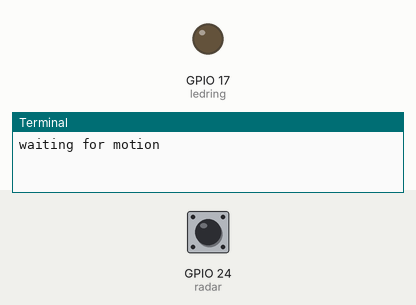
This program was run on a simulated Raspberry Pi (BCM pin numbers). Parts: output pins drawn as LEDs (lit = HIGH), the last lines printed to the terminal. The inputs (shaded band) are chosen by the test bench; at power-on: GPIO 24 (radar) LOW. The clock reads 2024-03-15 10:24:30 at power-on unless the program sets it.

Above: at 1.2 s.
1.3 s: GPIO 24 (radar) pulled HIGH for 0.15 s
At 1.9 s:
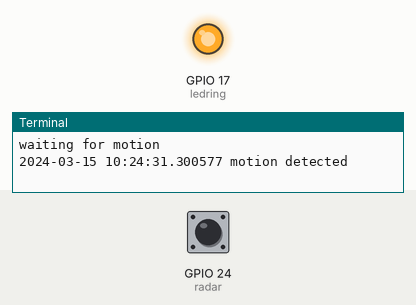
4.4 s: GPIO 24 (radar) pulled HIGH for 3.2 s
At 11.9 s:
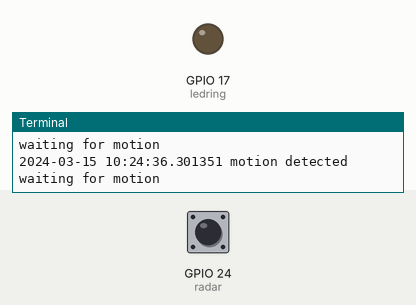
Timing chart, 0 to 13.4 s (numbered marks = the images above; inputs shaded):
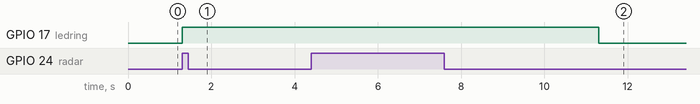

The program:

radartest.py
```python
from gpiozero import MotionSensor
from time import sleep
from gpiozero import OutputDevice
import datetime

radar = MotionSensor(24,pull_up=False)
ledring = OutputDevice(17)

def getTime():
    return datetime.datetime.now().strftime('%Y-%m-%d %H:%M:%S.%f')


while True:
    print("waiting for motion")
    radar.wait_for_motion()
    ledring.on()
    print(getTime() + " motion detected")
    sleep(5)
    ledring.off()
```

Measured:
- after the input at 1.3 s, GPIO 17 (ledring): LOW → HIGH at once
- after the input at 4.4 s, GPIO 17 (ledring): HIGH → LOW after 6.9 s instead of 1.9 s
